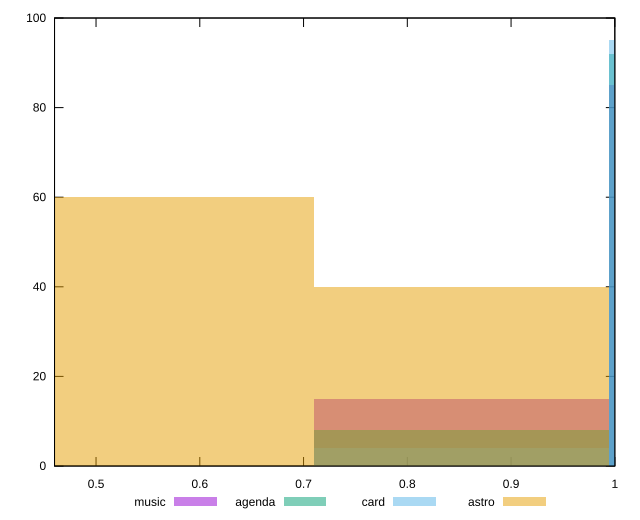

The script that saved this image:
reset

$music <<EOF
1.1359911796664617 85
0.8519933847498462 15
EOF

$agenda <<EOF
0.8519933847498462 8
1.1359911796664617 92
EOF

$card <<EOF
0.8519933847498462 4
1.1359911796664617 95
EOF

$astro <<EOF
0.8519933847498462 40
0.5679955898332308 60
EOF

set key outside below
set boxwidth 0.2839977949166154
set xrange [0.46:1]
set yrange [0:100]
set trange [0:100]
set style fill transparent solid 0.5 noborder
set terminal svg size 640, 520 enhanced background rgb 'white'
set output "reports/report_00027_2021-02-24T12-40-31.850Z/unused-css-rules/comparison/histogram/all_score.svg"

plot $music title "music" with boxes, \
     $agenda title "agenda" with boxes, \
     $card title "card" with boxes, \
     $astro title "astro" with boxes

reset
